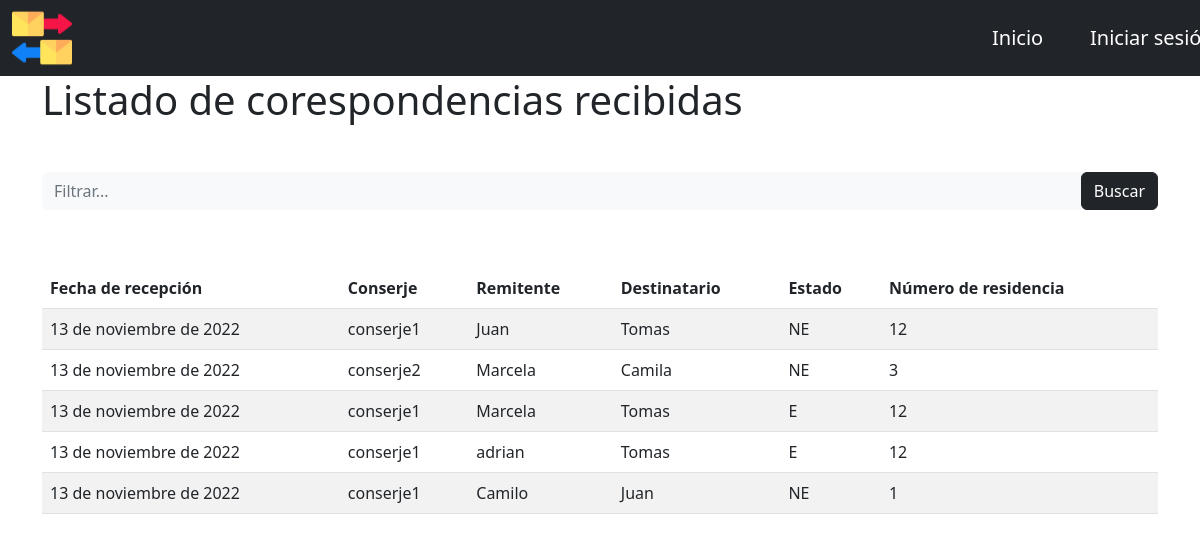
The page / on the database its author committed.
### core/models.py (models this page shows, shortened)
class Correspondencia(models.Model):
    fecha_recepcion = models.DateField()
    conserje = models.CharField(max_length=50)
    remitente= models.CharField(max_length=50)
    destinatario = models.CharField(max_length=50)
    estado = models.CharField(max_length=2, choices=estados, default='NE')
    nro_residencia = models.ForeignKey(Residencia, on_delete=models.RESTRICT)

class Residencia(models.Model):
    numero = models.IntegerField(primary_key= True)
    dueño = models.CharField(max_length=50)
    telefono = models.CharField(max_length=20)
    mail = models.EmailField()
    def __str__(self):
        return str(self.numero)

### core/views.py (the view)
# urls.py: 2. Add a URL to urlpatterns:  path('', views.home, name='home')
def home(request):
    busqueda = request.POST.get("buscar")            # Variable que contiene el valor de la busqueda por la barra de busqueda
    CorrespondenciasLista = Correspondencia.objects.all()    # CorrespondenciasLista almacena la tabla correspondencia
    if busqueda:                                                                  # se filtran las correspondencias por la "busqueda"
       CorrespondenciasLista = Correspondencia.objects.filter(nro_residencia = busqueda)
    return render(request,'core/index.html',{"correspondencias": CorrespondenciasLista})    # Reinderiza el template index.hmtl

### core/templates/core/index.html (shortened to what this page needs)
{% extends 'core/base.html' %}
{% block content %}
    <div class="container">
        <div class="row">
            <h1>Listado de corespondencias recibidas</h1>
            <br><br><br><br>
        </div>
        <div class="row">
            <form class="d-none d-sm-inline-block form-inline mr-auto ml-md-3 my-2 my-md-0 mw-100 navbar-search"
            method="POST">
              <div class="input-group">
                <input type="text" class="form-control bg-light border-0 small" placeholder="Filtrar..." name="buscar" value="{{ request.POST.buscar }}">
                <div class="input-group-append">
                    <button type="submit" class="btn btn-dark">Buscar</button>
                </div>
              </div>
            </form>
            <br><br><br><br>
        </div>
        <div class="row">
            <div class="col">
                <div class="table-responsive">
                    <table class="table table-striped">
                        <thead>
                            <tr>
                                <th>Fecha de recepci&oacute;n</th>
                                <th>Conserje</th>
                                <th>Remitente</th>
                                <th>Destinatario</th>
                                <th>Estado</th>
                                <th>N&uacute;mero de residencia</th>
                            </tr>
                        </thead>
                        <tbody>
                         {% for c in correspondencias %}
                        <tr>
                            <td>{{c.fecha_recepcion}}</td>
                            <td>{{c.conserje}}</td>
                            <td>{{c.remitente}}</td>
                            <td>{{c.destinatario}}</td>
                            <td>{{c.estado}}</td>
                            <td>{{c.nro_residencia}}</td>
                        </tr>
                        {% endfor %}
                        </tbody>
                    </table>
                </div>
            </div>
        </div>
    </div>
{% endblock %}

### core/templates/core/base.html (shortened to what this page needs)
{% load static %}
<!DOCTYPE html>
<html lang="en">
<head>
    <link rel="stylesheet" href="{% static 'core/css/bootstrap.css' %}">
    <link rel="stylesheet" href="{% static 'core/css/estilos.css' %}">
</head>
<body>
    <nav class="navbar navbar-dark bg-dark">
        <div class="container-fluid">
          <div class="col-md-10"><img src="{% static 'core/img/icono.png' %}" alt="Logo Pagina" width="60" height="60"></div>
          <div class="col-md-1"><a class="navbar-brand" href="{% url 'home' %}">Inicio</a></div>
          <div class="col-md-1"><a class="navbar-brand" href="{%url 'admin:index'%}">Iniciar sesión</a></div>
        </div>
      </nav>
    {% block content %}
    {% endblock %}
</body>
</html>

### rows shown on the page
Correspondencia: fecha_recepcion "13 de noviembre de 2022", conserje "conserje1", remitente "Juan", destinatario "Tomas", estado "NE", nro_residencia "12"
Correspondencia: fecha_recepcion "13 de noviembre de 2022", conserje "conserje2", remitente "Marcela", destinatario "Camila", estado "NE", nro_residencia "3"
Correspondencia: fecha_recepcion "13 de noviembre de 2022", conserje "conserje1", remitente "Marcela", destinatario "Tomas", estado "E", nro_residencia "12"
Correspondencia: fecha_recepcion "13 de noviembre de 2022", conserje "conserje1", remitente "adrian", destinatario "Tomas", estado "E", nro_residencia "12"
Correspondencia: fecha_recepcion "13 de noviembre de 2022", conserje "conserje1", remitente "Camilo", destinatario "Juan", estado "NE", nro_residencia "1"
